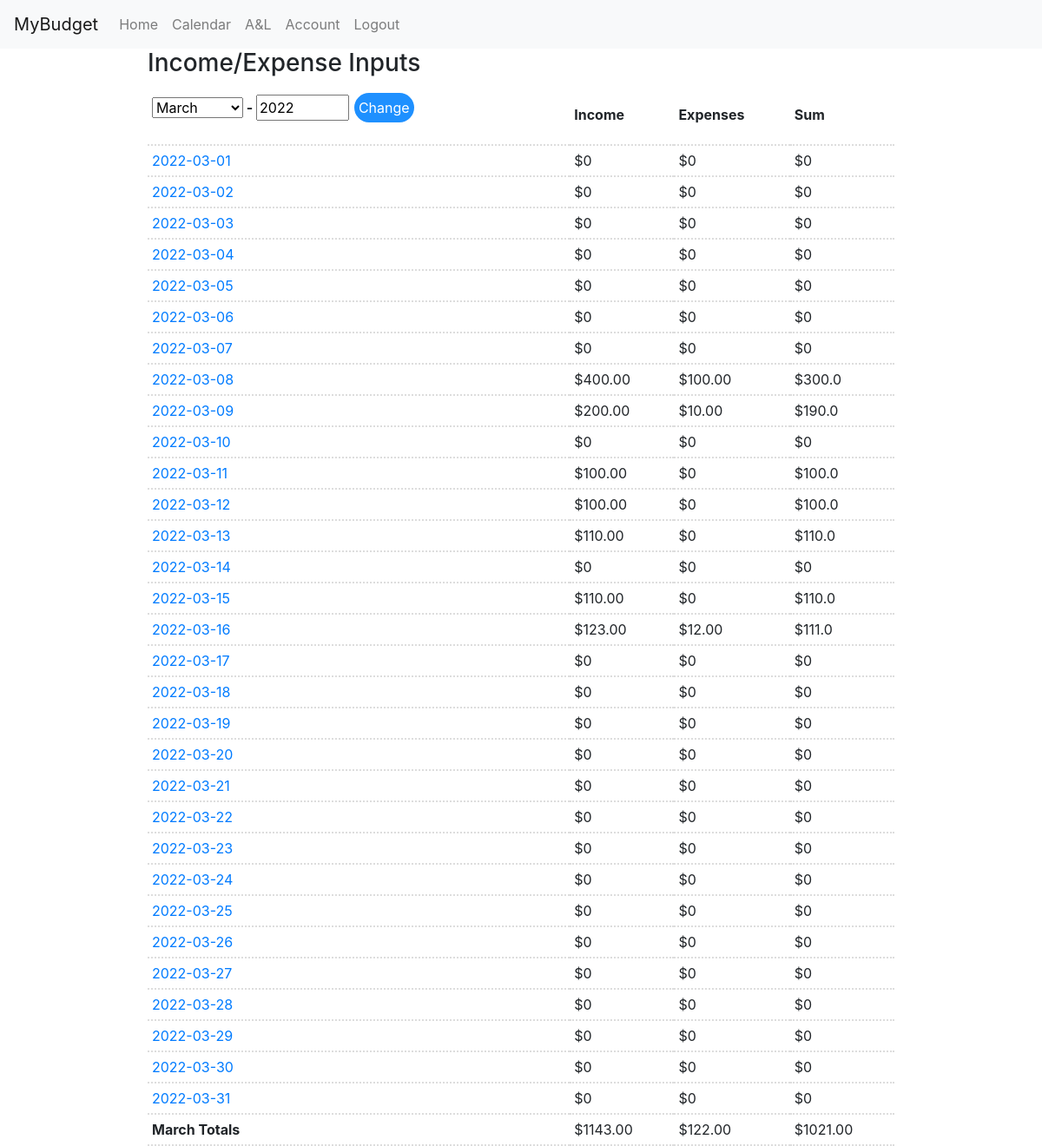
The app's page /calendar/ (signed in) with its own data.
### main/models.py (models this page shows, shortened)
class daily(models.Model):
    dayId = models.AutoField(primary_key=True)
    date = models.DateField(auto_now_add=False)
    income = models.DecimalField(max_digits=8, decimal_places=2)
    restExp = models.DecimalField(max_digits=8, decimal_places=2)
    grocExp = models.DecimalField(max_digits=8, decimal_places=2)
    gasExp = models.DecimalField(max_digits=8, decimal_places=2)
    uberExp = models.DecimalField(max_digits=8, decimal_places=2)
    alcExp = models.DecimalField(max_digits=8, decimal_places=2)
    barberExp = models.DecimalField(max_digits=8, decimal_places=2)
    barExp = models.DecimalField(max_digits=8, decimal_places=2)
    discExp = models.DecimalField(max_digits=8, decimal_places=2)
    stockExp = models.DecimalField(max_digits=8, decimal_places=2)
    cryptoExp = models.DecimalField(max_digits=8, decimal_places=2)
    debtExp = models.DecimalField(max_digits=8, decimal_places=2)
    userId = models.ForeignKey(User, on_delete=models.CASCADE, null=False)
    def totalExpenses(self):
        dailyExpenseTotal = self.restExp
        dailyExpenseTotal += self.grocExp
        dailyExpenseTotal += self.gasExp
        dailyExpenseTotal += self.uberExp
        dailyExpenseTotal += self.alcExp
        dailyExpenseTotal += self.barberExp
        dailyExpenseTotal += self.barExp
        dailyExpenseTotal += self.discExp
        return dailyExpenseTotal
    def getSum(self):
        sumTotal = self.totalExpenses()
        sumTotal = self.income - sumTotal
        return float(sumTotal)

### main/views.py (the view, shortened to what this page needs)
# urls.py: path('calendar/', views.calendar, name='calendar'),
@login_required(login_url='/login/')
def calendar(request, month=str(date.today().month), year=str(date.today().year)):
    months = ['January', 'February', 'March', 'April', 'May', 'June', 'July', 'August', 'September', 'October', 'November', 'December']
    templateMonth = months[int(month)-1]
    templateYear = year
    context = {'templateMonth':templateMonth, 'templateYear':templateYear}
    thirty = ['04', '06', '09', 11]
    thirty_one = ['01', '03', '05', '07', '08', 10, 12]
    currentMonth = month
    currentYear = year
    if int(currentMonth) < 10:
        currentMonth = '0' + str(currentMonth)
    if currentMonth in thirty:
        dateList = []
        count = 30
        for x in range(count):
            x += 1
            if x < 10:
                x = '0' + str(x)
            dateList.append('{year}-{month}-{day}'.format(day=x, month=currentMonth, year=currentYear))
    elif currentMonth in thirty_one:
        dateList = []
        count = 31
        for x in range(count):
            x += 1
            if x < 10:
                x = '0' + str(x)
            dateList.append('{year}-{month}-{day}'.format(day=x, month=currentMonth, year=currentYear))
    context["dates"] = dateList
    form = changeMonthForm(initial={'month':templateMonth.lower(), 'year':templateYear})
    context["form"] = form
    dailyObjects = []
    monthlyIncome = 0
    monthlyExpense = 0
    for date in dateList:
        dateTimeObj = datetime.fromisoformat("{dateString}".format(dateString=date.rstrip('-')))
        try:
            dailyObject = daily.objects.filter(date=dateTimeObj).get(userId=request.user)
            dailyObjects.append(dailyObject)
            monthlyIncome += dailyObject.income
            monthlyExpense += dailyObject.totalExpenses()
        except:
            dailyObjects.append(date)
    context['dailyObjects'] = dailyObjects
    context['monthlyIncome'] = monthlyIncome
    context['monthlyExpense'] = monthlyExpense
    context['monthlyTotal'] = monthlyIncome - monthlyExpense
    return render(request, 'main/calendar.html', context)

### main/forms.py
class changeMonthForm(forms.Form):
    month_choices = [
        ('january', 'January'),
        ('february', 'February'),
        ('march', 'March'),
        ('april', 'April'),
        ('june', 'June'),
        ('july', 'July'),
        ('august', 'August'),
        ('september', 'September'),
        ('october', 'October'),
        ('november', 'November'),
        ('december', 'December'),
    ]
    month=forms.CharField(label='Pick a month', widget=forms.Select(choices=month_choices))
    year=forms.IntegerField(label='Pick a year', min_value=2015, max_value=2050)

### main/templates/main/calendar.html (shortened to what this page needs)
{% extends "base.html" %}
{% load crispy_forms_tags %}
{% block content %}
<div>
    <h3>Income/Expense Inputs</h3>
    <table>
        <tr>
          <th><form method="POST" action="{% url 'changeMonth' %}" class="form-group">
            <div class="fieldWrapper">
                {{ form.month }} - {{ form.year }} <button type="submit" class="button">Change</button>
            </div>
        </form></th>
          <th>Income</th>
          <th>Expenses</th>
          <th>Sum</th>
        </tr>
        {% for dailyObject in dailyObjects %}
        <tr>
            {% if dailyObject.date %}
                <td><a href="{% url 'dayForm' dailyObject.date %}">{{dailyObject.date|date:'Y-m-d'}}</a></td>
            {% else %}
                <td><a href="{% url 'dayForm' dailyObject %}">{{dailyObject}}</a></td>
            {% endif %}
            {% if dailyObject.income %}
                <td>${{dailyObject.income}}
                </td>
            {% else %}
                <td>$0</td>
            {% endif %}
            {% if dailyObject.totalExpenses %}
                <td>${{dailyObject.totalExpenses}}</td>
            {% else %}
                <td>$0</td>
            {% endif %}
            {% if dailyObject.getSum %}
                <td>${{dailyObject.getSum}}</td>
            {% else %}
                <td>$0</td>
            {% endif %}
        {% endfor %}
        </tr>
        <tr>
          <td><strong>{{templateMonth}} Totals</strong></td>
          <td>${{monthlyIncome}}</td>
          <td>${{monthlyExpense}}</td>
          <td>${{monthlyTotal}}</td>
        </tr>
      </table>
  </div>
{% endblock %}

### static/css/style.css (style rules this page uses)
a { color: black; background-color: transparent; text-decoration: none; }
table { text-align: left; padding-bottom: 15px; padding-left: 15px; padding-right: 15px; width: 100%; height: 200px; }
th, td { text-align: left; border-bottom: 2px dotted #ddd; border-spacing: 1px; padding-left: 20px; padding: 5px; }
.button { background-color: dodgerblue; border: none; color: white; padding: 5px; text-align: center; text-decoration: none; display: inline-block; font-size: 16px; margin: 4px 2px; border-radius: 60px; }

### main/templates/base.html (style rules this page uses)
a { color: black; background-color: transparent; text-decoration: none; }

### main/templates/main/calendar.html (style rules this page uses)
table { text-align: left; padding-bottom: 15px; padding-left: 15px; padding-right: 15px; width: 100%; height: 200px; }
th, td { text-align: left; border-bottom: 2px dotted #ddd; border-spacing: 1px; padding-left: 20px; padding: 5px; }
.button { background-color: dodgerblue; border: none; color: white; padding: 5px; text-align: center; text-decoration: none; display: inline-block; font-size: 16px; margin: 4px 2px; border-radius: 60px; }

### records on screen
daily: date "2022-03-08", income "400.00", totalExpenses "100.00", getSum "300.0"
daily: date "2022-03-09", income "200.00", totalExpenses "10.00", getSum "190.0"
daily: date "2022-03-11", income "100.00", shows "$0", getSum "100.0"
daily: date "2022-03-12", income "100.00", shows "$0", getSum "100.0"
daily: date "2022-03-13", income "110.00", shows "$0", getSum "110.0"
daily: date "2022-03-15", income "110.00", shows "$0", getSum "110.0"
daily: date "2022-03-16", income "123.00", totalExpenses "12.00", getSum "111.0"

### other values on screen
{{ dailyObject }} "2022-03-01" "2022-03-02" "2022-03-03" "2022-03-04" "2022-03-05" "2022-03-06" "2022-03-07" "2022-03-10" "2022-03-14" "2022-03-17" "2022-03-18" "2022-03-19" "2022-03-20" "2022-03-21" "2022-03-22" "2022-03-23" "2022-03-24" "2022-03-25" "2022-03-26" "2022-03-27" "2022-03-28" "2022-03-29" "2022-03-30" "2022-03-31"
{{ templateMonth }} "March"
{{ monthlyIncome }} "1143.00"
{{ monthlyExpense }} "122.00"
{{ monthlyTotal }} "1021.00"
